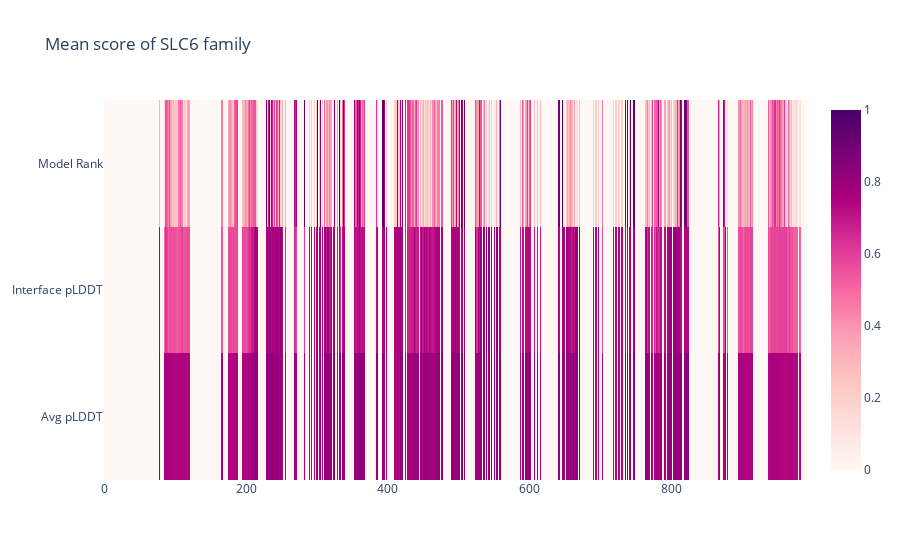
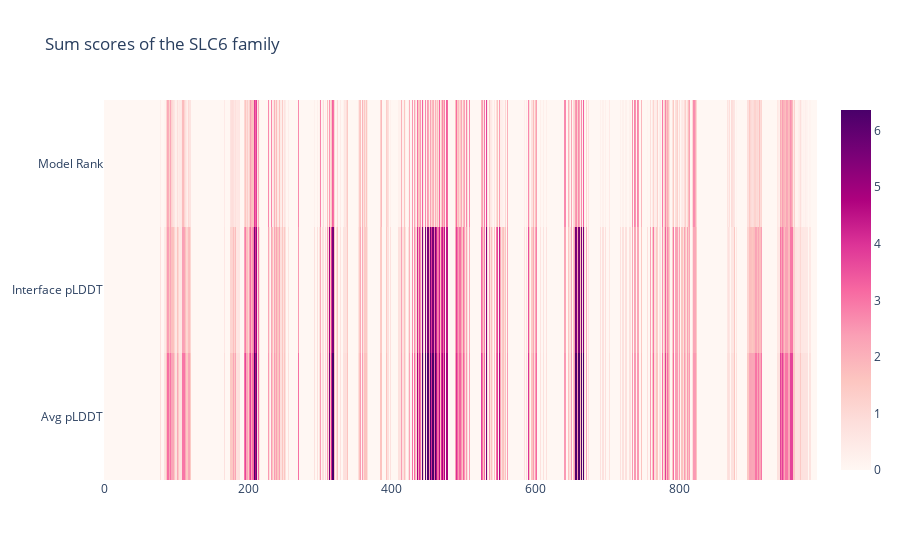

The notebook cell saved with these charts, in order:
### Markdown cell above
# Visualisation

### Code cell
df_mean_visualization = pd.DataFrame(mean_scores_family).T
df_sum_visualization = pd.DataFrame(sum_scores_family).T

import plotly.subplots as sp
def heatmap(df_heatmap, title, y_text):
    fig = go.Figure(data=go.Heatmap(
                       z=df_heatmap.values,
                       colorscale='RdPu'))
    fig.update_layout(
    title=title,
    yaxis=dict(
        tickmode='array',
        tickvals=list(range(df_heatmap.shape[0])),
        ticktext=y_text
    )
)
    fig.show()

heatmap(df_mean_visualization, 'Mean score of SLC6 family', ['Avg pLDDT', 'Interface pLDDT', 'Model Rank'])
heatmap(df_sum_visualization, 'Sum scores of the SLC6 family', ['Avg pLDDT', 'Interface pLDDT', 'Model Rank'])

### Figure 1 — Plotly figure (JSON) as saved in the notebook; plotly's stock layout.template omitted (floating-point values rounded to 4 significant figures; data arrays with more than 128 entries replaced by an {"elided": "..."} marker saying what was removed)
{"data": [{"colorscale": [[0, "rgb(255,247,243)"], [0.125, "rgb(253,224,221)"], [0.25, "rgb(252,197,192)"], [0.375, "rgb(250,159,181)"], [0.5, "rgb(247,104,161)"], [0.625, "rgb(221,52,151)"], [0.75, "rgb(174,1,126)"], [0.875, "rgb(122,1,119)"], [1, "rgb(73,0,106)"]], "type": "heatmap", "z": {"elided": "3x992 float values"}}], "layout": {"title": {"text": "Mean score of SLC6 family"}, "yaxis": {"tickmode": "array", "ticktext": ["Avg pLDDT", "Interface pLDDT", "Model Rank"], "tickvals": [0, 1, 2]}}}

### Figure 2 — Plotly figure (JSON) as saved in the notebook; plotly's stock layout.template omitted (floating-point values rounded to 4 significant figures; data arrays with more than 128 entries replaced by an {"elided": "..."} marker saying what was removed)
{"data": [{"colorscale": [[0, "rgb(255,247,243)"], [0.125, "rgb(253,224,221)"], [0.25, "rgb(252,197,192)"], [0.375, "rgb(250,159,181)"], [0.5, "rgb(247,104,161)"], [0.625, "rgb(221,52,151)"], [0.75, "rgb(174,1,126)"], [0.875, "rgb(122,1,119)"], [1, "rgb(73,0,106)"]], "type": "heatmap", "z": {"elided": "3x992 float values"}}], "layout": {"title": {"text": "Sum scores of the SLC6 family"}, "yaxis": {"tickmode": "array", "ticktext": ["Avg pLDDT", "Interface pLDDT", "Model Rank"], "tickvals": [0, 1, 2]}}}
